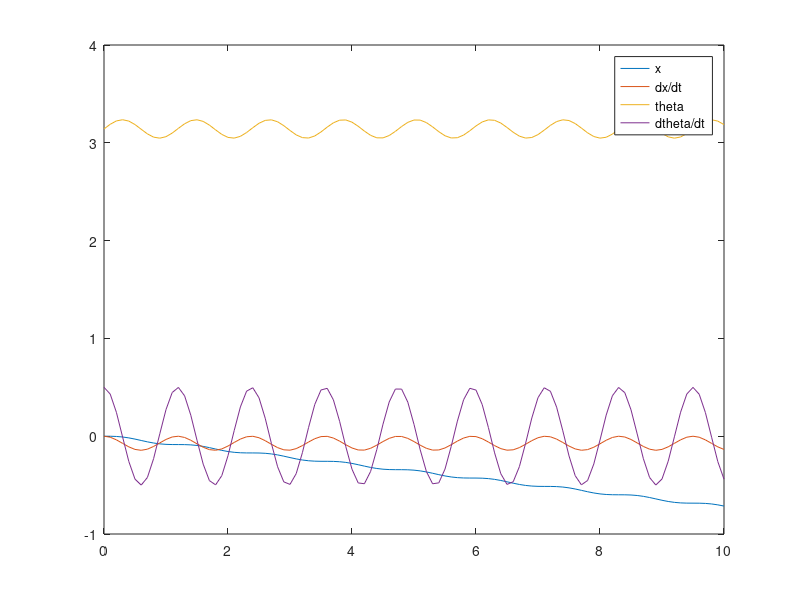

The MATLAB source for this figure:
m_c = 5; % Mass of the cart
m_p = 2; % Mass of the pendulum
l = 2; % Length of the pendulum
g = -10;

% https://underactuated.csail.mit.edu/acrobot.html#cart_pole %

% y = [x, dx/dt, theta, dtheta/dt]
function dy = dynamics(y, m_c, m_p, l, g, u)

D = (m_c + m_p*(sin(y(3))^2));

dy = zeros(4,1);
dy(1, 1) = y(2);
dy(2, 1) = (1/D) * (u + m_p * sin(y(3)) * (l * y(4)^2 + g * cos(y(3))));
dy(3, 1) = y(4);
dy(4, 1) = (1/D*l) * (-u * cos(y(3)) - m_p * l * y(4)^2 * 0.5*sin(2*y(3)) - (m_c+m_p)*g*sin(y(3)));

end

tspan = 0:.1:10;
y0 = [0; 0; pi; .5];
[t, y] = ode45(@(t, y)dynamics(y, m_c, m_p, l, g, 0), tspan, y0)
plot(t, y)
legend('x', 'dx/dt', 'theta', 'dtheta/dt')

% % Animation
% axis(gca, 'equal');
% axis([-10 10 -10 10]);
% grid on;
% 
% O = [0, 0]; % origin

% p
% for i=1:length(y(:,3))
%     p = l* [sin(y(i, 3)) -cos(y(i, 3))];
%     pend_circle = viscircles(O, 0.01);
% 
%     string = line([O(1) p(1)], [O(2) p(2)]);
%     ball = viscircles(p, 0.05);
%     p
%     pause(0.01);
% 
%         delete(pend_circle);5
%         delete(string);
%         delete(ball);
% 
% end
% % 
